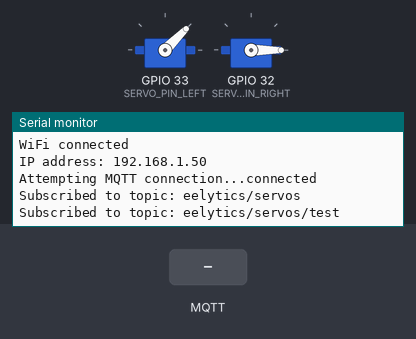
The sketch below on a simulated ESP32. Shown: 2 × servo, the last lines printed to the serial monitor. The test bench sets the inputs (shaded band). WiFi joins after 1.5 s; servers stay silent unless stated; no MQTT or app messages arrive unless stated.

Above: at 2.7 s.
2.8 s: MQTT message "5" arrives on the first subscribed topic
At 3.5 s:
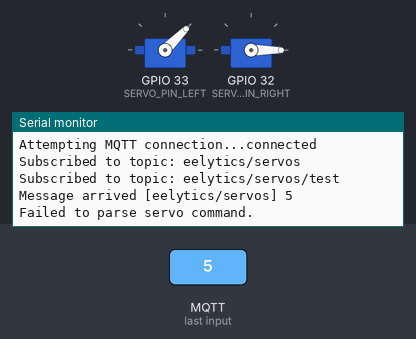
4.3 s: MQTT message "on" arrives on the first subscribed topic
At 4.6 s:
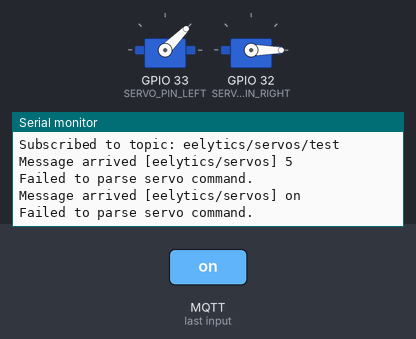
5.8 s: MQTT message "off" arrives on the first subscribed topic
At 7.0 s:
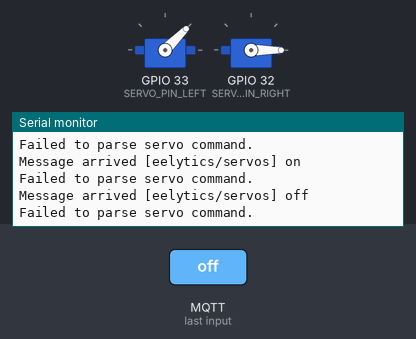

Measured:
- after the input at 2.8 s, the serial monitor: prints a new line at once (image 1)
- after the input at 4.3 s, the serial monitor: prints a new line at once (image 2)
- after the input at 5.8 s, the serial monitor: prints a new line at once (image 3)

The sketch:

segregate.ino
```cpp
#include <WiFi.h>
#include <PubSubClient.h>
#include <ESP32Servo.h>

// --- Configuration ---
const char* WIFI_SSID = "PASADO_KINSE";
const char* WIFI_PASSWORD = "traceydee@15";

// Your Raspberry Pi's IP address (which is running the MQTT broker)
const char* MQTT_BROKER = "192.168.1.220";
const int MQTT_PORT = 1883;

// --- <-- NEW: Topic and Reset Configuration --> ---
const char* MQTT_TOPIC = "eelytics/servos";         // Main topic from RPi
const char* MQTT_TEST_TOPIC = "eelytics/servos/test"; // New test topic

#define DEFAULT_ANGLE_LEFT  45  // Default "home" position
#define DEFAULT_ANGLE_RIGHT 0   // Default "home" position
#define RESET_DELAY_MS 5000   // 5000ms = 5 seconds to wait before resetting
// --- <-- End New Config --> ---

// --- Servo Pins (from your image) ---
#define SERVO_PIN_RIGHT 32
#define SERVO_PIN_LEFT  33

// Create servo objects
Servo servoMotorLeft;
Servo servoMotorRight;

// Create WiFi and MQTT clients
WiFiClient espClient;
PubSubClient client(espClient);

// --- <-- NEW: Global variables for the reset timer --> ---
unsigned long lastMoveTime = 0;   // Stores the time of the last command
bool isWaitingToReset = false; // Flag to track if we need to reset
// --- <-- End New Globals --> ---

/**
 * MQTT Callback Function
 * This is the "brain". It runs every time a message is received.
 */
void callback(char* topic, byte* payload, unsigned int length) {
  // Convert payload to a string
  char message[length + 1];
  memcpy(message, payload, length);
  message[length] = '\0';
  String messageStr = String(message);

  Serial.print("Message arrived [");
  Serial.print(topic);
  Serial.print("] ");
  Serial.println(messageStr);

  int angleLeft = 0;
  int angleRight = 0;

  // 1. Parse the servo command. Both topics use the same "left,right" format.
  if (sscanf(message, "%d,%d", &angleLeft, &angleRight) != 2) {
    Serial.println("Failed to parse servo command.");
    return; // Exit if format is bad
  }

  // 2. Move the servos to the commanded position
  Serial.print("Setting Left: "); Serial.print(angleLeft);
  Serial.print(", Right: "); Serial.println(angleRight);
  servoMotorLeft.write(angleLeft);
  servoMotorRight.write(angleRight);

  // 3. Check WHICH topic it came from to decide on the reset
  String topicStr = String(topic);
  if (topicStr == MQTT_TOPIC) {
    // This is the automatic topic from the Pi. Start the auto-reset timer.
    Serial.println("Starting auto-reset timer.");
    lastMoveTime = millis();     // <-- NEW: Record the time
    isWaitingToReset = true;  // <-- NEW: Set the flag
  } else if (topicStr == MQTT_TEST_TOPIC) {
    // This is the manual test topic. Do NOT reset.
    Serial.println("Test command received. Holding position.");
    isWaitingToReset = false; // <-- NEW: Cancel any pending reset
  }
}

/**
 * Connects to WiFi
 */
void setupWifi() {
  delay(10);
  Serial.println();
  Serial.print("Connecting to ");
  Serial.println(WIFI_SSID);

  WiFi.begin(WIFI_SSID, WIFI_PASSWORD);

  while (WiFi.status() != WL_CONNECTED) {
    delay(500);
    Serial.print(".");
  }

  Serial.println("");
  Serial.println("WiFi connected");
  Serial.print("IP address: ");
  Serial.println(WiFi.localIP());
}

/**
 * Reconnects to MQTT broker if connection is lost
 */
void reconnect() {
  while (!client.connected()) {
    Serial.print("Attempting MQTT connection...");
    // Attempt to connect
    if (client.connect("EelSorter-ESP32")) {
      Serial.println("connected");
      // Subscribe to the main topic
      client.subscribe(MQTT_TOPIC);
      Serial.print("Subscribed to topic: ");
      Serial.println(MQTT_TOPIC);

      // <-- NEW: Subscribe to the test topic -->
      client.subscribe(MQTT_TEST_TOPIC);
      Serial.print("Subscribed to topic: ");
      Serial.println(MQTT_TEST_TOPIC);
      // <-- End New -->

    } else {
      Serial.print("failed, rc=");
      Serial.print(client.state());
      Serial.println(" try again in 5 seconds");
      delay(5000);
    }
  }
}

/**
 * Main Setup
 */
void setup() {
  Serial.begin(115200);

  // Attach servos
  servoMotorLeft.attach(SERVO_PIN_LEFT);
  servoMotorRight.attach(SERVO_PIN_RIGHT);

  // <-- CHANGED: Set servos to the default home position on startup -->
  Serial.println("Setting servos to default position.");
  servoMotorLeft.write(DEFAULT_ANGLE_LEFT);
  servoMotorRight.write(DEFAULT_ANGLE_RIGHT);

  setupWifi();

  client.setServer(MQTT_BROKER, MQTT_PORT);
  client.setCallback(callback); // Set the "brain" function
}

/**
 * Main Loop
 * This loop must be non-blocking (no long delays!)
 */
void loop() {
  if (!client.connected()) {
    reconnect();
  }
  client.loop(); // This function processes incoming MQTT messages

  // --- <-- NEW: Auto-Reset Timer Logic --> ---
  if (isWaitingToReset) {
    // Check if the reset delay has passed
    if (millis() - lastMoveTime > RESET_DELAY_MS) {
      Serial.println("Reset delay finished. Returning to default position.");

      // Move servos back to default
      servoMotorLeft.write(DEFAULT_ANGLE_LEFT);
      servoMotorRight.write(DEFAULT_ANGLE_RIGHT);

      // Clear the flag
      isWaitingToReset = false;
    }
  }
  // --- <-- End New Timer Logic --> ---
}
```
